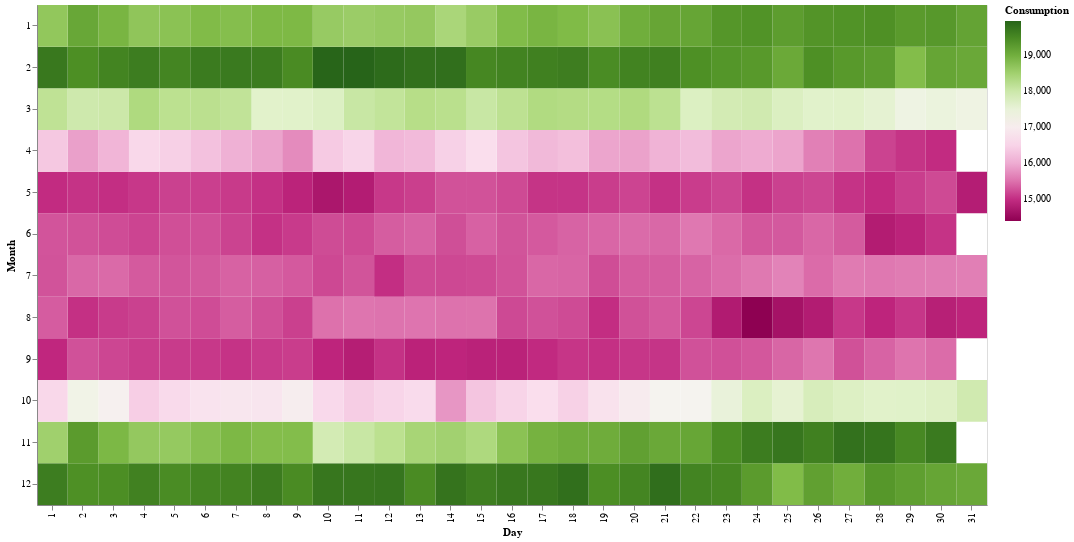

This figure's notebook cell:
### Code cell
alt.Chart(monthly_df).mark_rect().encode(
    x = alt.X('Day:N'),
    y = alt.Y('Month:N'),
    color = alt.Color('Consumption:Q', scale = alt.Scale(scheme = 'pinkyellowgreen'))
).properties(width = 950, height = 500)

### Figure 1 — Vega-Lite specification as saved in the notebook (floating-point values rounded to 4 significant figures; data arrays with more than 128 entries replaced by an {"elided": "..."} marker saying what was removed)
{"config": {"view": {"continuousWidth": 400, "continuousHeight": 300}}, "data": {"name": "data-01d2633d9f515f4cb61a476c0d05d072"}, "mark": "rect", "encoding": {"color": {"type": "quantitative", "field": "Consumption", "scale": {"scheme": "pinkyellowgreen"}}, "x": {"type": "nominal", "field": "Day"}, "y": {"type": "nominal", "field": "Month"}}, "height": 500, "width": 950, "$schema": "https://vega.github.io/schema/vega-lite/v4.8.1.json", "datasets": {"data-01d2633d9f515f4cb61a476c0d05d072": {"elided": "372 records"}}}
